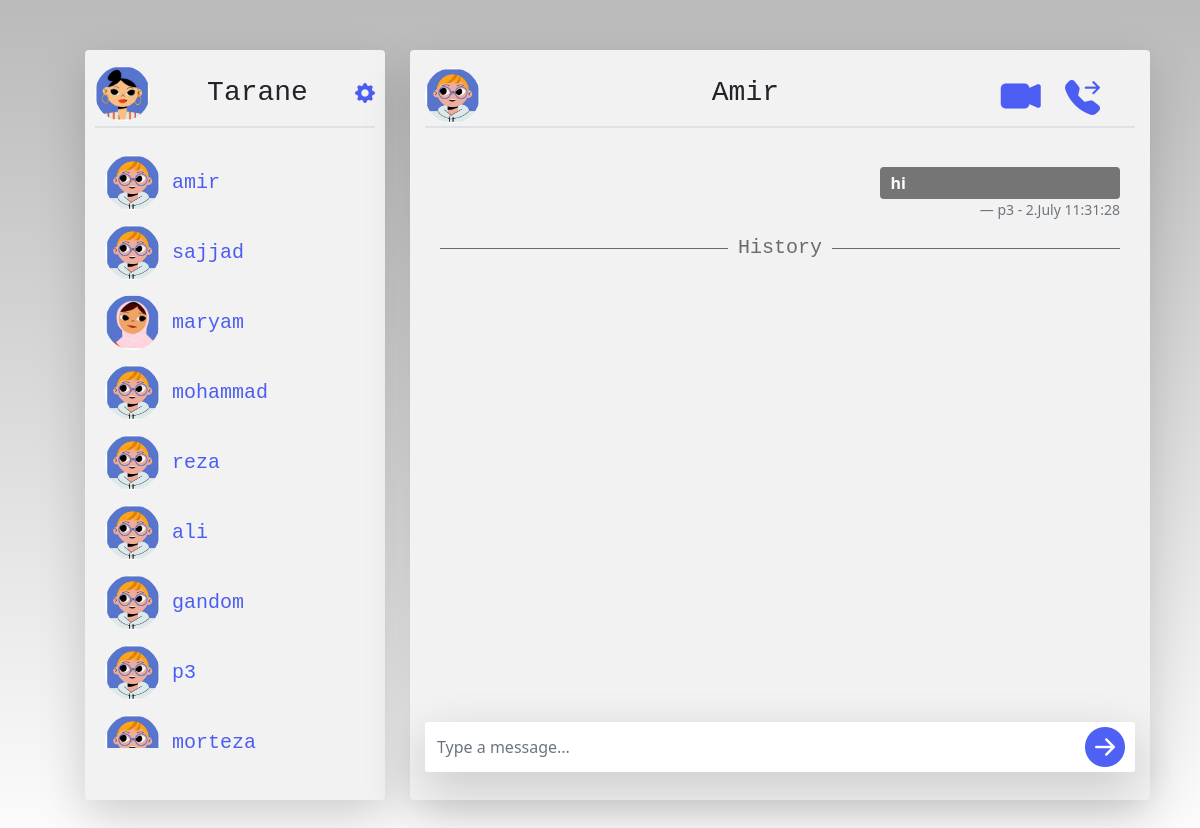
Page /chat/chat1_9/ (signed in) on the committed database.
### chat_app/models.py (models this page shows, shortened)
class UserProfile(models.Model):
    user = models.OneToOneField(User, on_delete=models.CASCADE)
    picture = models.ImageField()

class ChatMessages(models.Model):
    room = models.CharField(max_length=20)
    username = models.CharField(max_length=30)
    message = models.CharField(max_length=250)
    created_at = models.DateTimeField(auto_now_add=True)

### chat_app/views.py (the view)
# urls.py: path("<str:room_name>/", views.room, name="room"),
@login_required()
def room(request, room_name):
    username = request.user
    User = get_user_model()
    users = User.objects.all()
    user_messages = ChatMessages.objects.filter(
        room=room_name).order_by("-created_at")[:10:-1]
    dict_of_users_href = {}
    for user in users:
        if not user == username:
            dict_of_users_href[user] = "chat{}_{}".format(
                *sorted([username.id, user.id]))
    if room_name == "welcome":
        room_user_name = "welcome"
    else:
        room_user_list = str(room_name).strip("chat").split("_")
        if str(username.id) in room_user_list:
            room_user_list.remove(str(username.id))
        room_user_name = User.objects.get(id=room_user_list[0])
    return render(request, "create_chat.html", {
        "room": dict_of_users_href,
        "room_name": room_name,
        "username": username, "users": users,
        "room_user_name": room_user_name,
        "user_messages": user_messages
    })

### chat_app/templates/create_chat.html (shortened to what this page needs)
{% extends "base.html" %}
{% load static %}
{% block menu %}
<div class="border-bottom border-2" style="margin-bottom: 20px;">
    <div class="top_bar_flexbox">
        <div>
            {% if user.userprofile.picture %}
                <img src="{{ user.userprofile.picture.url }}" class="rounded-circle" alt="user_image" style="width: 55px; height: 55px;">
            {% else %}
                <img src="{% static "profile_pics/user_image.jpg" %}" class="rounded-circle" alt="user_image" style="width: 55px; height: 55px;">
            {% endif %}
        </div>
       <div>
            <p class="name text-start text-capitalize fs-3 lh-sm" style="margin-top: 15px;">{{ username }}</p>
       </div>
       <div>
            <a href="{% url "profile" %}">
                <i class="bi bi-gear-fill" style="font-size: 20px; color: rgba(26, 48, 241, 0.767)"></i>
            </a>
       </div>
    </div>
</div>
<div class="menu overflow-auto">
    {% for users, item in room.items %}
        <a href="{% url "room" item %}">
            <div class="menu_name">
                {% if users.userprofile.picture.url %}
                    <img src="{{ users.userprofile.picture.url }}" class="rounded-circle" alt="user_image">
                {% else %}
                    <img src="{% static "profile_pics/user_image.jpg" %}" class="rounded-circle" alt="user_image">
                {% endif %}
                {{ users }}
            </div>
        </a>
    {% endfor %}
</div>
{% endblock %}
{% block content %}
<div class="position-relative">
    <div class="border-bottom border-2">
        <div class="top_bar_flexbox">
            <div>
                    {% if room_user_name.userprofile.picture.url %}
                        <img src="{{ room_user_name.userprofile.picture.url }}" class="rounded-circle" alt="user_image" style="width: 55px; height: 55px;">
                    {% else %}
                        <img src="{% static "profile_pics/user_image.jpg" %}" class="rounded-circle" alt="user_image" style="width: 55px; height: 55px;">
                    {% endif %}
            </div>
            <div>
                <p class="name text-start text-capitalize fs-3 lh-sm">{{ room_user_name }}</p>
            </div>
            <div>
                <i class="bi bi-camera-video-fill" style="font-size: 40px; color: rgba(26, 48, 241, 0.767);"></i>
                <i class="bi bi-telephone-forward-fill"
                    style="font-size: 35px; color: rgba(26, 48, 241, 0.767);margin-left: 20px;margin-right: 35px;"></i>
            </div>
        </div>
    </div>
</div><br>
<div class="chat overflow-auto" id="chat">
    {% if user_messages %}
        {% for mess in user_messages %}
            {% if mess.username == request.user.username %}
            <figure>
                <blockquote class="blockquote">
                    <div class="badge text-wrap text-start fs-6 lh-sm" style="width: 15rem; background-color: rgba(26, 48, 241, 0.767);">
                        {{ mess.message }}
                    </div>
                </blockquote>
                <figcaption class="blockquote-footer">{{ mess.username }} - {{ mess.created_at }}</figcaption>
            </figure>
            {% else %}
            <figure class="text-end">
                <blockquote class="blockquote">
                    <div class="badge text-wrap text-start fs-6 lh-sm" style="width: 15rem; background-color: #757575;">
                        {{ mess.message }}
                    </div>
                </blockquote>
                <figcaption class="blockquote-footer">{{ mess.username }} - {{ mess.created_at }}</figcaption>
            </figure>
            {% endif %}
        {% endfor %}
        <h5><span  class="line-center">History</span></h5>
        {% endif %}
</div>
<div class="input-group mycustom shadow-lg">
    <input type="text" class="form-control rounded" placeholder="Type a message..." id="input" required>
    <div class="mycustom input-group-prepend">
        <i class="bi bi-arrow-right-circle-fill" id="submit" type="button" value="Send"
            style="font-size: 40px; color: rgba(26, 48, 241, 0.767);"></i>
    </div>
</div>
{% endblock %}

### chat_app/static/chat_app/style.css (style rules this page uses)
body { background-image: linear-gradient(rgba(124, 124, 124, 0.527),rgb(253, 253, 253)); background-repeat: no-repeat; background-size: contain; font-family: Helvetica, }
html { height: 100% }
.name { font-family:'Courier New'; margin-left: 10px; margin-top: 10px; }
.chat { background-color:#f2f2f2; width: auto; height: 560px; padding: 15px 15px; margin: auto; margin-bottom: 10px; }
.menu { background-color:#f2f2f2; width: auto; height: 600px; margin: auto; }
.mycustom { position: relative; height: 50px; }
.mycustom input[type=text] { border: none; width: 100%; padding-right: 123px; }
.mycustom .input-group-prepend { position: absolute; right: 10px; top: -5px; bottom: 5px;z-index:9; }
.top_bar_flexbox { display: flex; justify-content: space-between; align-items: center; }
.menu_name { background-color:#f2f2f2; width: auto; height: 70px; border-radius: 3px; padding-top: 7px; padding-left: 10px; }
.menu a { font-family:'Courier New'; font-size: 20px; color: rgba(26, 48, 241, 0.767); }
.menu a:link { text-decoration: none; }
.menu_name img { width: 55px; height: 55px; }
.line-center { margin:0;padding:0 10px; background:#f2f2f2; display:inline-block; }
h5 { font-family:'Courier New'; text-align:center; position:relative; z-index:2; color: rgb(107, 107, 107); }
h5:after { content:""; position:absolute; top:50%; left:0; right:0; border-top:solid 1px rgb(107, 107, 107); z-index:-1; }

### rows in the picture
ChatMessages: message "hi", username "p3", created_at "2.July 11:31:28"

### other values in the picture
{{ username }} "Tarane"
{{ users }} "amir"
{{ users }} "sajjad"
{{ users }} "maryam"
{{ users }} "mohammad"
{{ users }} "reza"
{{ users }} "ali"
{{ users }} "gandom"
{{ users }} "p3"
{{ room_user_name }} "Amir"
